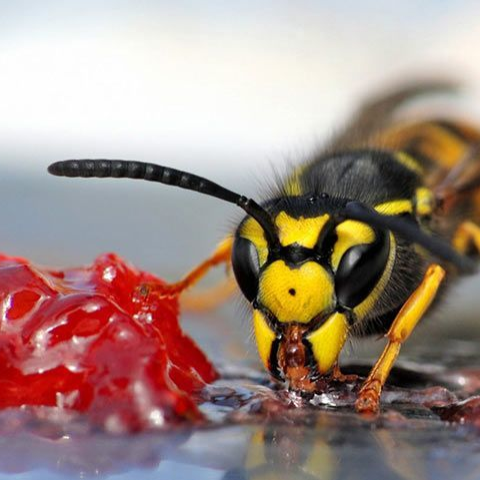
#> input picture Zestaw 2/Zadanie 4/osaRGB_PNG.png, 480 x 480 px; the run also reads 2 pictures not shown here
$ python 'Zadanie 4.py'
#> lines starting #> are read from the running program, lines starting #| are printed output that depends on the picture; long printed decimals are rounded
from PIL import Image
import numpy as np


def mse(imageA, imageB):
    # konwersja do numpy array
    arrA = np.array(imageA).astype("float")
    arrB = np.array(imageB).astype("float")

    # MSE
    err = np.mean((arrA - arrB) ** 2)
    return err


# wczytanie obrazów
ref = Image.open("osaRGB_PNG.png").convert("RGB")
gif = Image.open("osaRGB_GIF.gif").convert("RGB")
jpg = Image.open("osaRGB_JPG.jpg").convert("RGB")

# upewnij się, że mają ten sam rozmiar
gif = gif.resize(ref.size)
jpg = jpg.resize(ref.size)

# obliczenia
mse_gif = mse(ref, gif)
#> in mse, `err = np.mean((arrA - arrB) ** 2)`: err = 341.1
#> mse_gif = 341.1
mse_jpg = mse(ref, jpg)
#> in mse (call 2), `arrB = np.array(imageB).astype("float")`:
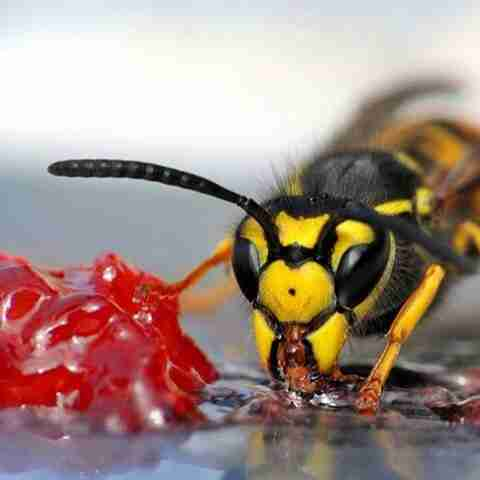
#> arrB: shape (480, 480, 3) float64; mean R, G, B 162.7, 140.5, 131.9
#> in mse (call 2), `err = np.mean((arrA - arrB) ** 2)`: err = 49.68
#> mse_jpg = 49.68

# Większe MSE większe zniekształcenia więc JPG lepszy bo mniejsze MSE
print("MSE (PNG vs GIF):", mse_gif)
#| MSE (PNG vs GIF): 341.055
print("MSE (PNG vs JPG):", mse_jpg)
#| MSE (PNG vs JPG): 49.678
